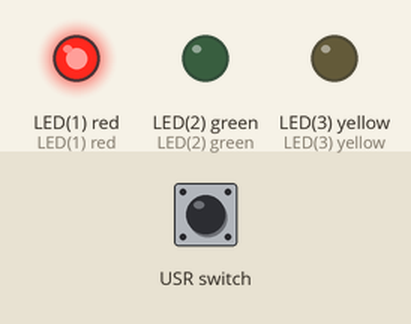
The program below on a simulated pyboard running MicroPython. Shown: output pins drawn as LEDs (lit = HIGH). Dashed ring = blinking. The inputs (shaded band) are chosen by the test bench. What the program prints to the serial console is not drawn.

Above: at 1.2 s.
1.3 s: USR switch pressed for 0.15 s
At 1.55 s:
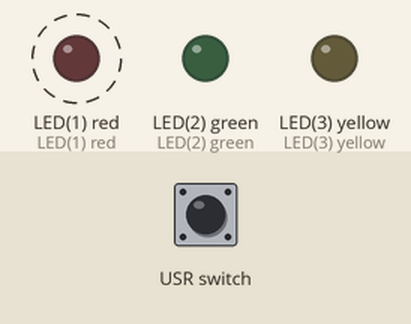
Timing chart, 0 to 10.4 s (numbered marks = the images above; inputs shaded):
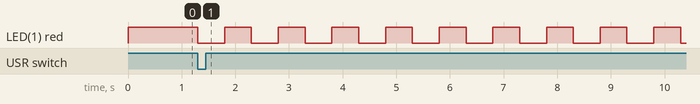

The program:

main.py
```python
"""uPython Traffic Light State Machine."""

__author__ = "Howard C Lovatt"
__copyright__ = "Howard C Lovatt, 2021 onwards."
__license__ = "MIT https://opensource.org/licenses/MIT."
__repository__ = "https://github.com/hlovatt/upythonstatmachex"
__description__ = "``statmach`` traffic light example for MicroPython."
__version__ = "1.0.3"  # Version set by https://github.com/hlovatt/tag2ver

from statmach import State, Machine
from pyb import LED, Timer, wfi, Switch
from micropython import alloc_emergency_exception_buf, schedule

alloc_emergency_exception_buf(200)


def main():
    print('Traffic lights running ...')

    class Events:
        RED_TIMEOUT = 1
        AMBER_TIMEOUT = 2
        GREEN_TIMEOUT = 3
        ERROR = 4
        START = 5

    start = State(ident='start')  # Special start state to allow for initialization before operation.

    timer0 = 10

    class FlashingRed(State):  # Special fault state that should never exit.
        def __init__(self):
            super().__init__(ident='error')
            self.timer = Timer(timer0 + 4)
            self.led = LED(1)

            # noinspection PyUnusedLocal
            def toggle_with_arg(not_used):  # Toggle func that accepts an arg, because ``schedule`` *needs* an arg.
                self.led.toggle()

            self.led_tog_ref = toggle_with_arg  # Store the function reference locally to avoid allocation in interrupt.

        def __enter__(self):
            self.timer.init(freq=2, callback=lambda _: schedule(self.led_tog_ref, None))
            return self

        def __exit__(self, exc_type, exc_val, exc_tb):
            self.led.off()
            self.timer.deinit()

    flashing_red = FlashingRed()

    traffic_lights = Machine(initial_state=start)  # The traffic light machine.
    traffic_lights.actions[Events.RED_TIMEOUT] = flashing_red.action  # Catch anything unexpected.
    traffic_lights.actions[Events.AMBER_TIMEOUT] = flashing_red.action
    traffic_lights.actions[Events.GREEN_TIMEOUT] = flashing_red.action
    traffic_lights.actions[Events.ERROR] = flashing_red.action
    traffic_lights.actions[Events.START] = flashing_red.action

    tl_fire_ref = traffic_lights.fire  # Store the function reference locally to avoid allocation in interrupt.
    error = Switch()
    error.callback(lambda: schedule(tl_fire_ref, Events.ERROR))

    class LEDState(State):  # Output is determined by ``__enter__`` and ``__exit__`` (common in embedded machines).
        def __init__(self, led_num, time_on, event):
            super().__init__(ident=led_num)  # Use the LED num as the ident.
            self.led = LED(self.ident)  # The LED to use.
            self.timer = Timer(timer0 + self.ident)  # The timer to use.
            self.timeout = time_on  # Time to wait before firing event.
            self.event = event  # Event to fire at end of time_on.

        def __enter__(self):
            self.led.on()
            self.timer.init(freq=1 / self.timeout, callback=lambda _: schedule(tl_fire_ref, self.event))
            return self

        def __exit__(self, exc_type, exc_value, traceback):
            self.led.off()
            self.timer.deinit()
            return False

    red = LEDState(led_num=1, time_on=3, event=Events.RED_TIMEOUT)
    green = LEDState(led_num=2, time_on=3, event=Events.GREEN_TIMEOUT)
    amber = LEDState(led_num=3, time_on=0.5, event=Events.AMBER_TIMEOUT)

    red.actions[Events.RED_TIMEOUT] = green.action
    green.actions[Events.GREEN_TIMEOUT] = amber.action
    amber.actions[Events.AMBER_TIMEOUT] = red.action
    start.actions[Events.START] = red.action

    with traffic_lights:
        _ = traffic_lights.fire(event=Events.START)  # Start the machine once all the setup is complete.
        while True:  # Keep running timers (and other peripherals), but otherwise do nothing.
            wfi()


if __name__ == '__main__':
    main()
```

statmach.py
````python
"""
statmach: Pythonic Finite State Machine

See ``__description__`` below or (better) ``README.md`` file in ``__repository__`` for more info.
"""

__author__ = "Howard C Lovatt"
__copyright__ = "Howard C Lovatt, 2021 onwards."
__license__ = "MIT https://opensource.org/licenses/MIT."
__repository__ = "https://github.com/hlovatt/statmach"
__description__ = "Pythonic Finite State Machine with both action outputs (Mearly) and state outputs (Moore)"
__version__ = "1.0.3"  # Version set by https://github.com/hlovatt/tag2ver

import sys


class State:
    """
    A state with an optional ``ident``, optional ``value``, and with actions.
    Actions are an event entry in the ``actions`` dictionary of a tuple of new state and new value.
    ``Machine``'s ``fire`` method changes the machine state to the new state and return the new value.

    A Mearly Machine has the new value associated with each action,
    whereas a Moore Machine has the new value associated with each state.
    Some state machines are easier to code with states having values whilst others are easier to code with
    actions having values, hence ``State`` supports both types of state machine.

    For a Moore Machine the ``action`` property (not ``actions`` dictionary - note 's') is a convenient way of
    returning the action tuple of new state (``self``) and new value (``self.value``).
    """

    def __init__(self, ident=None, value=None):
        """
        Creates a state that has an optional identifier and optional value.

        :param ident: optional identifier for the state (defaults to ``None``).
        :param value: optional value for the state (defaults to ``None``).
        """

        self.ident = ident
        """State's identifier (defaults to ``None``)."""

        self.value = value
        """State's value (defaults to ``None``)."""

        self.actions = {}
        """
        The action associated with each event.
        An empty actions dictionary is created when a state is created;
        so that actions can be added without checking that the dictionary exists.
        """

    @property
    def action(self):
        """
        The action associated with transitioning to this state.

        :return: action tuple of ``(self, self.value)``.
        """
        return self, self.value

    def __enter__(self):
        """
        Called on entry to the state.
        By default, does nothing and returns ``self``.

        :returns: a newly initialized state, typically ``self``.
        """
        return self

    def __exit__(self, exc_type, exc_val, exc_tb):
        """
        Called on exit of the state (exit for any reason including an exception).
        By default, does nothing and returns false.

        If ``__exit__`` was called due to a *normal* exit (*not* due to an exception) then
        the returned value is ignored.

        If ``__exit__`` was called *due* to an exception then the returned bool indicates if
        the exception should be swallowed (true) or not (false).
        If ``__exit__`` has dealt with the exception, it should return true (swallow exception).
        Swallowing the exception means that the current state of the
        state machine does *not* change and that the state machine continues to operate.

        :param exc_type: the type of the exception or ``None`` if no exception occurred.
        :param exc_val: the exception or ``None`` if no exception occurred.
        :param exc_tb: the stack trace for the exception or ``None`` if no exception occurred.
        :returns: if called *due* to an exception, indicates if the state machine is to continue in the
                  current state (true) or re-raise the exception (false).
        """
        return False

    def __repr__(self):
        """String representation in same form as the constructor."""
        return 'State(ident={}, value={})'.format(repr(self.ident), repr(self.value))


class Machine:
    """
    The finite state machine itself, which can optionally have actions for the whole of the machine.
    If an event is in the current state's ``actions`` dictionary then this action takes precedence over the same event
    in the machine's dictionary.

    ``Machine`` is intended for use inside a ``with`` statement.

    If ``Machine``'s ``__exit__`` is overridden in a derived class then
    must call ``super().__exit__(exc_type, exc_val, exc_tb)`` in a ``try`` block at start of new ``__exit__``
    to ensure that current state is correctly exited, e.g.:

    ```python
    def __exit__(self, exc_type, exc_val, exc_tb):
        try:
            _ = super().__exit__(None, None, None)  # Exception from super `__exit__` is propagated (do not catch).
        finally:
            <exit actions>
        return False
    ```
    """

    def __init__(self, *, initial_state):
        """
        Create a state machine with an initial state.

        :param initial_state: initial state of the machine.
        :raises AssertionError: if initial state is ``None``.
        """

        assert initial_state is not None, 'Initial state cannot be `None`.'

        self._state = initial_state
        """The current state (private var, read using property ``state``)."""

        self._new_machine = True
        """True when machine is new and no events have fired as yet (private var)."""

        self.actions = {}
        """
        The action associated with each event that this machine can respond to on behalf of all states.
        An empty actions dictionary is created when a machine is created;
        so that actions can be added without checking that the dictionary exists.
        """

    @property
    def state(self):
        """Current state."""
        return self._state

    @property
    def events(self):
        """The set of events the machine or its current state can handle."""
        return set(self.actions.keys()).union(self._state.actions.keys())

    # Doesn't use keyword argument, unlike other methods, because Micropython's `schedule` can't use keywords.
    def fire(self, event):
        """
        Fire the given event off and return the new value of the state machine.

        If it is the 1st firing on a new machine then the ``initial_state`` is entered before firing.

        The firing obtains the action tuple (new state, new value) associated with the event on the current state and
        if the new state in the tuple is different than the current state
        then exit the current state and enter the new state.

        :param event: event to fire off.
        :returns: the new value of the state machine.
        :raises AssertionError: if ``initial_state``'s ``__enter__`` returns ``None`` or not a ``State``
                                or new state is ``None``
                                or not a ``State``
                                or if the set of events handled changes as a result of a state change.
        :raises Exception: if initial state's or new state's ``__entry__`` raises or if old state's ``__exit__`` raises.
        """
        # See https://docs.python.org/3/reference/compound_stmts.html#with for how ``with`` works.

        if self._new_machine:  # Enter the initial state of the newly created machine.
            self._new_machine = False
            new_state = self._state.__enter__()
            assert isinstance(new_state, State), \
                "Object, {}, returned by `initial_state`'s, {}, `__enter__` is not a `State`.".format(
                    new_state,
                    self._state,
                )
            self._state = new_state

        current_events = self.events
        current_state = self._state

        new_value = None
        # noinspection PyBroadException
        try:
            machine_actions = self.actions
            state_actions = current_state.actions
            new_state, new_value = state_actions[event] if event in state_actions.keys() else machine_actions[event]
        except BaseException as e:
            if sys.implementation.name == 'micropython':  # Micropython has reduced exception capability.
                if not current_state.__exit__(type(e), e, None):
                    self._state = None  # None indicates that __exit__ already called.
                    raise e
            else:
                if not current_state.__exit__(*sys.exc_info()):
                    self._state = None  # None indicates that __exit__ already called.
                    raise e
            new_state = current_state  # ``__exit__`` has dealt with the exception, therefore continue in current state.

        if new_state is not current_state:
            assert new_state is not None, 'New state cannot be `None`.'

            _ = current_state.__exit__(None, None, None)
            self._state = new_state.__enter__()

            assert self._state is not None, "New state's `__enter__`  cannot return `None`."
            assert isinstance(self._state, State), "New state's `__enter__`  must return a `State`."

            new_events = self.events
            assert new_events == current_events, \
                "Set of current events handled, {}, not the same as set of new events, {}".format(
                    current_events,
                    new_events,
                )

        return new_value

    def __enter__(self):
        """
        Called on entry to the state.
        By default, does nothing and returns ``self``.

        :returns: a newly initialized state, typically ``self``.
        """
        return self

    def __exit__(self, exc_type, exc_val, exc_tb):
        """
        Called on exit of the machine (exit for any reason including an exception).
        By default, exits the current state (if there is one) and returns false.

        If ``__exit__`` was called due to a *normal* exit (*not* due to an exception) then
        the returned value is ignored.

        If ``__exit__`` was called *due* to an exception then the returned bool indicates if
        the exception should be swallowed (true) or not (false).
        If ``__exit__`` has dealt with the exception, it should return true (swallow exception).
        Swallowing the exception means that the current state of the enclosing
        state machine does *not* change and that the state machine continues to operate and the new value is ``None``.

        If ``__exit__`` is overridden in a derived class then
        must call ``super().__exit__(exc_type, exc_val, exc_tb)`` in a ``try`` block at start of new ``__exit__``
        to ensure that current state is correctly exited, e.g.:

        ```python
        def __exit__(self, exc_type, exc_val, exc_tb):
            try:
                _ = super().__exit__(None, None, None)  # Exception from super `__exit__` is propagated (do not catch).
            finally:
                <exit actions>
            return False
        ```

        :param exc_type: the type of the exception or ``None`` if no exception occurred.
        :param exc_val: the exception or ``None`` if no exception occurred.
        :param exc_tb: the stack trace for the exception or ``None`` if no exception occurred.
        :returns: if called *due* to an exception, indicates if the enclosing state machine is to continue in the
                  current state (true) or re-raise the exception (false) or if enclosed by a ``with`` statement
                  if that statement is to swallow the exception (true) or re-raise the exception (false).
        """
        if self._state is not None and not self._new_machine:
            # If it is a new `machine that hasn't entered the initial state then don't exit initial state.
            # Since state is not ``None``, it is an exit from a ``with`` statement.
            _ = self._state.__exit__(None, None, None)
        return False

    def __repr__(self):
        """String representation in same form as the constructor, but using the current state for the initial state."""
        return 'Machine(initial_state={})'.format(repr(self.state))


def _main():
    """Simple test of framework (useful for quick debugging)."""

    class Events:
        MACHINE = 1
        STATE = 2

    s0 = State()
    s0.actions[Events.STATE] = s0, None
    with Machine(initial_state=s0) as machine:
        machine.actions[Events.MACHINE] = s0, None

        assert machine.state is s0
        assert machine.fire(Events.MACHINE) is None
        assert machine.state is s0
        assert machine.fire(Events.STATE) is None
        assert machine.state is s0


if __name__ == '__main__':
    _main()
````

boot.py
```python
# boot.py -- run on boot-up
# can run arbitrary Python, but best to keep it minimal

__author__ = "Howard C Lovatt"
__copyright__ = "Howard C Lovatt, 2021 onwards."
__license__ = "MIT https://opensource.org/licenses/MIT."
__repository__ = "https://github.com/hlovatt/upythonstatmachex"
__description__ = "``statmach`` traffic light example for MicroPython."
__version__ = "1.0.3"  # Version set by https://github.com/hlovatt/tag2ver

import machine
import pyb
pyb.country('AU') # ISO 3166-1 Alpha-2 code, eg US, GB, DE, AU
#pyb.main('main.py') # main script to run after this one
#pyb.usb_mode('VCP+MSC') # act as a serial and a storage device
#pyb.usb_mode('VCP+HID') # act as a serial device and a mouse
```

Measured:
- after the input at 1.3 s, LED(2) green: stays LOW (without the input it goes to HIGH after 1.7 s); LED(3) yellow: stays LOW (without the input it goes to HIGH after 4.7 s)
- by itself, LED(1) red: alternates HIGH for 0.50 s and LOW for 0.50 s
